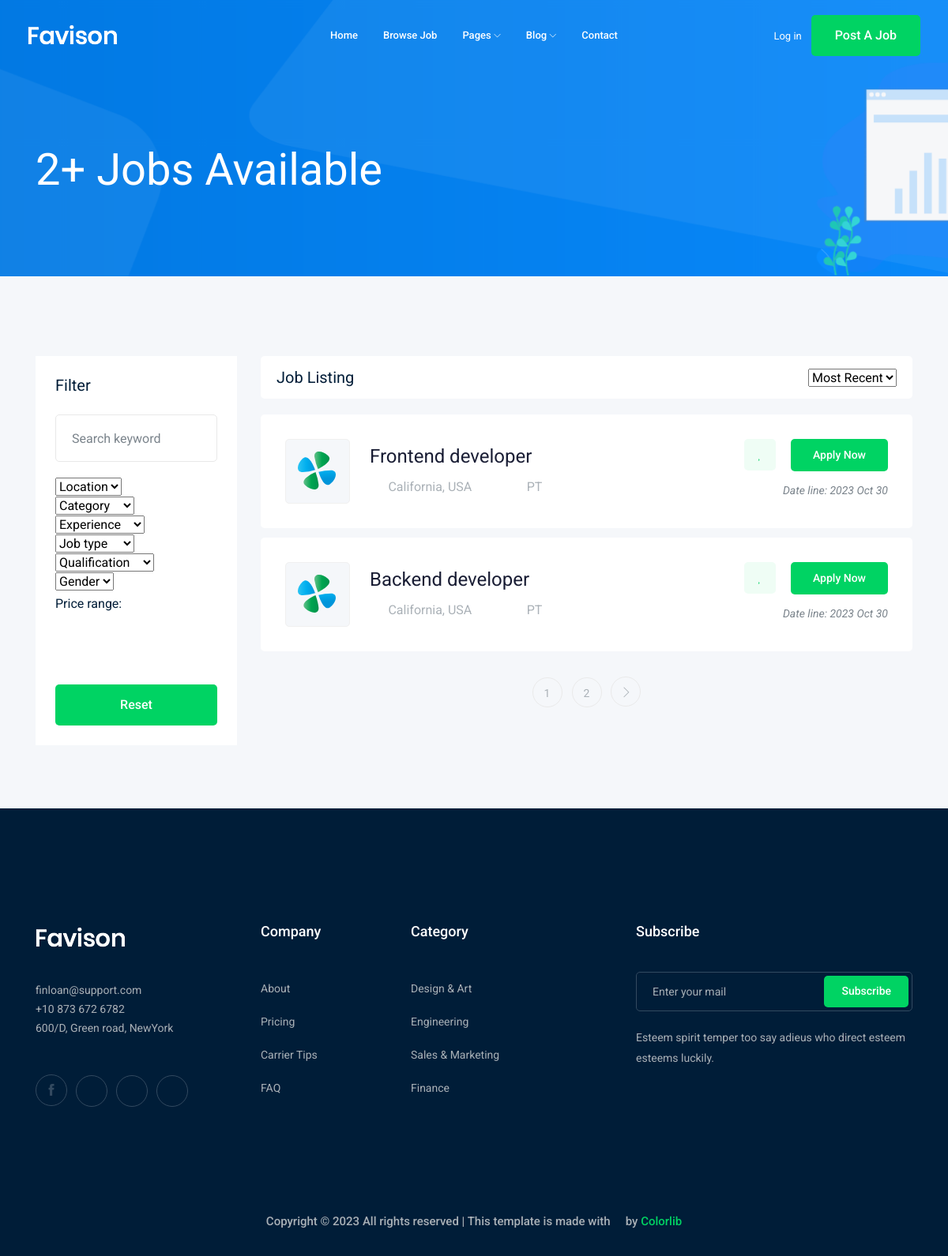
Screenshot of /jobs/ with the database file from the repository.
### job/models.py (models this page shows, shortened)
class Job(models.Model):
    class JobType(models.TextChoices):
        FULL_TIME = 'FT','Full time'
        PARTY_TIME = 'PT', 'Party time'
    title = models.CharField(max_length=200)
    job_type = models.CharField(max_length=2,choices=JobType.choices, default=JobType.PARTY_TIME)
    description = models.TextField()
    publish = models.DateTimeField(default=timezone.now)
    created = models.DateTimeField(auto_now_add=True)
    updated = models.DateTimeField(auto_now=True)
    vacancy = models.IntegerField(default=1)
    salary = models.IntegerField(default=0)
    experience = models.IntegerField(default=1)
    category = models.ForeignKey('Category', on_delete=models.CASCADE)
    pic = models.ImageField(upload_to=file_upload, blank=True)
    slug = models.SlugField(null=True,blank=True)

### job/views.py (the view)
# urls.py: path('', views.job_list,name='job_list'),
def job_list(request):
    all_jobs = Job.objects.all()
    paginator = Paginator(all_jobs, 2)
    page_number = request.GET.get('page')
    page_obj = paginator.get_page(page_number)
    context = {'jobs': page_obj}
    return render(request, 'job/job/list.html',context)

### templates/job/job/list.html (shortened to what this page needs)
{% extends "job/base.html" %} {% block content %}
<div class="bradcam_area bradcam_bg_1">
  <div class="container">
    <div class="row">
      <div class="col-xl-12">
        <div class="bradcam_text">
          <h3>{{jobs|length}}+ Jobs Available</h3>
        </div>
      </div>
    </div>
  </div>
</div>
<div class="job_listing_area plus_padding">
  <div class="container">
    <div class="row">
      <div class="col-lg-3">
        <div class="job_filter white-bg">
          <div class="form_inner white-bg">
            <h3>Filter</h3>
            <form action="#">
              <div class="row">
                <div class="col-lg-12">
                  <div class="single_field">
                    <input type="text" placeholder="Search keyword" />
                  </div>
                </div>
                <div class="col-lg-12">
                  <div class="single_field">
                    <select class="wide">
                      <option data-display="Location">Location</option>
                    </select>
                  </div>
                </div>
                <div class="col-lg-12">
                  <div class="single_field">
                    <select class="wide">
                      <option data-display="Category">Category</option>
                    </select>
                  </div>
                </div>
                <div class="col-lg-12">
                  <div class="single_field">
                    <select class="wide">
                      <option data-display="Experience">Experience</option>
                    </select>
                  </div>
                </div>
                <div class="col-lg-12">
                  <div class="single_field">
                    <select class="wide">
                      <option data-display="Job type">Job type</option>
                    </select>
                  </div>
                </div>
                <div class="col-lg-12">
                  <div class="single_field">
                    <select class="wide">
                      <option data-display="Qualification">
                        Qualification
                      </option>
                    </select>
                  </div>
                </div>
                <div class="col-lg-12">
                  <div class="single_field">
                    <select class="wide">
                      <option data-display="Gender">Gender</option>
                    </select>
                  </div>
                </div>
              </div>
            </form>
          </div>
          <div class="range_wrap">
            <label for="amount">Price range:</label>
            <p>
              <input
                type="text"
                id="amount"
                readonly
                style="
                  border: 0;
                  color: #7a838b;
                  font-size: 14px;
                  font-weight: 400;
                "
              />
            </p>
          </div>
          <div class="reset_btn">
            <button class="boxed-btn3 w-100" type="submit">Reset</button>
          </div>
        </div>
      </div>
      <div class="col-lg-9">
        <div class="recent_joblist_wrap">
          <div class="recent_joblist white-bg">
            <div class="row align-items-center">
              <div class="col-md-6">
                <h4>Job Listing</h4>
              </div>
              <div class="col-md-6">
                <div class="serch_cat d-flex justify-content-end">
                  <select>
                    <option data-display="Most Recent">Most Recent</option>
                  </select>
                </div>
              </div>
            </div>
          </div>
        </div>
        <div class="job_lists m-0">
          <div class="row">
            {% for job in jobs %}
            <div class="col-lg-12 col-md-12">
              <div class="single_jobs white-bg d-flex justify-content-between">
                <div class="jobs_left d-flex align-items-center">
                  <div class="thumb">
                    <img src="img/svg_icon/1.svg" alt="" />
                  </div>
                  <div class="jobs_conetent">
                    <a href="{% url 'job:job_detail' job.id%}"
                      ><h4>{{job.title}}</h4></a
                    >
                    <div class="links_locat d-flex align-items-center">
                      <div class="location">
                        <p><i class="fa fa-map-marker"></i> California, USA</p>
                      </div>
                      <div class="location">
                        <p><i class="fa fa-clock-o"></i>{{job.job_type}}</p>
                      </div>
                    </div>
                  </div>
                </div>
                <div class="jobs_right">
                  <div class="apply_now">
                    <a class="heart_mark" href="#">
                      <i class="fa fa-heart"></i>
                    </a>
                    <a href="job_details.html" class="boxed-btn3">Apply Now</a>
                  </div>
                  <div class="date">
                    <p>Date line: {{job.publish|date:'Y M d'}}</p>
                  </div>
                </div>
              </div>
            </div>
            {% endfor %}
          </div>
          {% if jobs.has_other_pages %}
          <div class="row">
            <div class="col-lg-12">
              <div class="pagination_wrap">
                <ul>
                   {% for i in jobs.paginator.page_range %}
                  <li>
                    <a href="?page={{i}}"><span>{{i}}</span></a>
                  </li>
                  {% endfor %} {% if jobs.has_next %}
                  <li>
                    <a href="?page={{jobs.next_page_number}}">
                      <i class="ti-angle-right"></i>
                    </a>
                  </li>
                  {% endif %}
                </ul>
              </div>
            </div>
          </div>
          {% endif %}
        </div>
      </div>
    </div>
  </div>
</div>
{% endblock content %}

### rows the page displays
Job: title "Frontend developer", job_type "PT", publish "2023 Oct 30"
Job: title "Backend developer", job_type "PT", publish "2023 Oct 30"

### other values shown
{{ jobs|length }} "2"
{{ i }} "1" "2"
